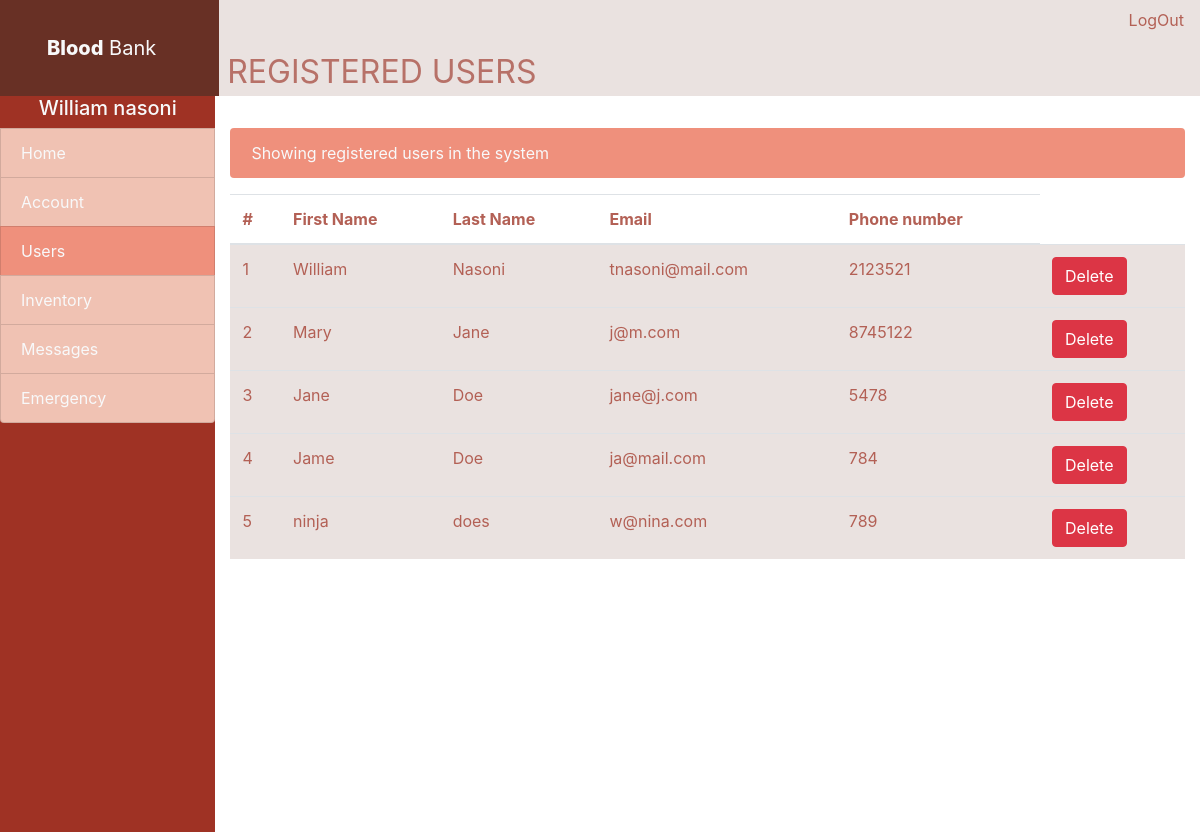
The app's page /views/?page=admin_users (signed in), older data.
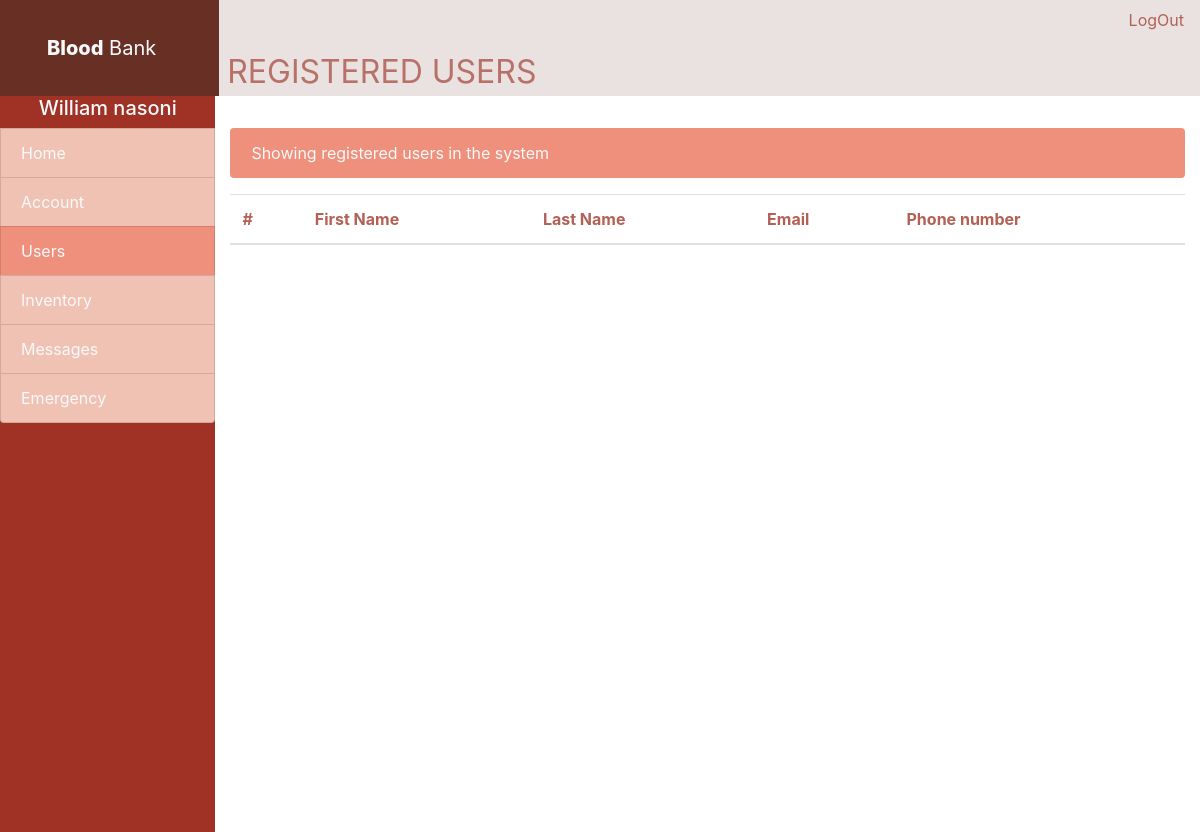
The same page, newer data.
### tables this page shows
CREATE TABLE `profiles` (
  `id` int(11) NOT NULL,
  `user_id` int(11) NOT NULL,
  `first_name` varchar(250) NOT NULL,
  `last_name` varchar(250) NOT NULL,
  `email` varchar(128) NOT NULL,
  `phone_number` varchar(16) NOT NULL,
  `gender` varchar(9) NOT NULL,
  `blood_group_id` int(1) NOT NULL,
  `region_id` int(1) NOT NULL
);

### functions/sessionHelper.php (called while the page is built, shortened)
<?php
class sessionHelper
{
    public static function getSession($key){
        if (isset($_SESSION[$key])){
            return $_SESSION[$key];
        }
    }
}

### model/db.php (called while the page is built, shortened)
<?php
class model
{
    public function __construct(){
        $host = 'localhost';
        $user = 'root';
        $pass = '';
        $db_name = 'bloodbank';
    }
}

### model/adminUsers.php (called while the page is built, shortened)
<?php
require_once "db.php";
class adminUsers extends model
{
    public function fetchUsers(){
            $sql = "select * from  `profiles`";
            if ($query = self::$mysqli->query($sql)){
                $result_data = array();
                while ($row = $query->fetch_array()){
                    $result_data[] = array(
                        'id' => $row["id"],
                        'fname' => $row["first_name"],
                        'lname' => $row["last_name"],
                        'email' => $row["email"],
                        'pnumber' => $row["phone_number"],
                    );
                }
                return json_encode($result_data);
            }else{
                echo "failed to fetch data";
            }
    }
}

### views/pages/admin/users.php (the view)
<?php
$users = new adminUsers();
$data = json_decode($users->fetchUsers(),true);
?>
<div class="pt-3">
    <p class="alert text-light nav-side-select">Showing registered users in the system</p>
    <table class="table">
        <thead>
        <tr>
            <th class='cus-color'>#</th>
            <th class='cus-color'>First Name</th>
            <th class='cus-color'>Last Name</th>
            <th class='cus-color'>Email</th>
            <th class='cus-color'>Phone number</th>
        </tr>
        </thead>
        <tbody class="white-grey">
        <?php
        $i= 1;
        foreach ($data as $user) {
            echo "<tr>";
            echo "<td class='cus-color'>$i</td>";
            echo "<td class='cus-color'>{$user['fname']}</td>";
            echo "<td class='cus-color'>{$user['lname']}</td>";
            echo "<td class='cus-color'>{$user['email']}</td>";
            echo "<td class='cus-color'>{$user['pnumber']}</td>";
            echo "<td><a class='btn btn-danger' href='../route/route.php?deleteUser=true&&user_id={$user['id']}'>Delete</a></td>";
            echo "</tr>";
            $i ++;
        }
        ?>
        </tbody>
    </table>
</div>

### views/components/head.php (shortened to what this page needs)
<!DOCTYPE html>
<html lang="en">
<head>
    <link rel="stylesheet" href="../css/bootstrap.min.css">
    <link rel="stylesheet" href="../css/main.css">
</head>
<body>
    <header>
      <nav class="d-flex">
          <div class="lf-nav bg-head d-flex justify-content-center align-items-center">
            <a class="navbar-brand text-light"><span class="bolder">Blood</span> Bank</a>
          </div>
          <div id="my-nav" class="bg-l d-flex justify-content-between">
                <p class="pt-5 pl-2 ti-color">
                    <?php
                    if($_GET['page']=='home' || $_GET['page']=='admin'){
                        echo ' ';
                    }elseif($_GET['page']=='group'){
                        echo "FIND BLOOD GROUP";
                    }elseif($_GET['page']=='profile'){
                        echo "PROFILE";
                    }elseif($_GET['page']=='account'){
                        echo "ACCOUNT";
                    }elseif($_GET['page']=='admin_accounts'){
                        echo "ADMIN ACCOUNTS";
                    }elseif($_GET['page']=='admin_users'){
                        echo "REGISTERED USERS";
                    }elseif($_GET['page']=='admin_inventory'){
                        echo "BLOOD INVENTORY";
                    }elseif($_GET['page']=='admin_emergency'){
                        echo "EMEGENCY LIST";
                    }elseif($_GET['page']=='admin_messages'){
                        echo "Messages";
                    }
                    ?>
                </p>
                <a class="nav-link cus-color" href="../route/route.php?logout=true" tabindex="-1">LogOut</a>
          </div>
      </nav>
    </header>

### views/index.php (shortened to what this page needs)
<?php
if (isset($_GET['page'])){
    $page = $_GET['page'];
}else{
    $page = '';
}
?>
<?php require_once "../functions/sessionHelper.php"?>
<?php require_once "../model/group.php"?>
<?php require_once "../model/adminUsers.php"?>
<?php
$sesHelper = new sessionHelper();
$sesHelper->isNotLogged();
?>
<?php include_once "./components/head.php"?>
<div class="main d-flex">
    <?php include_once "components/sidebar.php"?>
    <div class="container pt-3">
        <?php
        if (sessionHelper::getSession('admin')==1){
            switch ($page){
                case "admin_users":
                    include_once "pages/admin/users.php";
                    break;
            }
        }
        ?>
        </div>
    </div>
<?php include_once "./components/footer.php"?>

### views/components/sidebar.php
<div class="side-menu" id="">
    <div class="list-group">
        <a href="#" class="list-group-danger active text-center text-light">
            <?php
                echo "<h5>{$sesHelper->getSession('username')}</h5>";
            ?>
        </a>
        <?php
            if (sessionHelper::getSession('admin')==1){
                include "adminNav.php";
            }else{
                include "userNav.php";
            }
        ?>
    </div>
</div>

### views/components/adminNav.php
<a href="?page=admin" class="list-group-item list-group-item-action nav-side text-light  <?php if($page == "admin"){  echo "nav-side-select"; }?>">Home</a>
<a href="?page=admin_accounts" class="list-group-item list-group-item-action nav-side text-light  <?php if($page == "admin_accounts"){  echo "nav-side-select"; }?>">Account</a>
<a href="?page=admin_users" class="list-group-item list-group-item-action nav-side text-light  <?php if($page == "admin_users"){  echo "nav-side-select"; }?>">Users</a>
<a href="?page=admin_inventory" class="list-group-item list-group-item-action nav-side text-light  <?php if($page == "admin_inventory"){  echo "nav-side-select"; }?>">Inventory</a>
<a href="?page=admin_messages" class="list-group-item list-group-item-action nav-side text-light  <?php if($page == "admin_messages"){  echo "nav-side-select"; }?>">Messages</a>
<a href="?page=admin_emergency" class="list-group-item list-group-item-action nav-side text-light  <?php if($page == "admin_emergency"){  echo "nav-side-select"; }?>">Emergency</a>

### views/components/footer.php (shortened to what this page needs)
</body>
</html>

### css/main.css (style rules this page uses)
.main { height: 92vh; }
.side-menu { background-color: #9f3224; height: 100%; width: 22vw; }
.bg-head { background-color: #683025; width: 19%; }
nav { height: 6rem; width: 100%; }
.bolder { font-weight: 800; }
.bg-l { background-color: #eae2e0; width: 85%; }
.nav-side { background-color: #f0c2b3; }
.nav-side-select { background-color: #ef907c; }
.cus-color { color: #b36055; }
.ti-color { font-size: 2rem; color: #b77168; }
.white-grey { background-color: #eae2e0; }

Row changes from the older to the newer data that the page shows:
removed profiles: first_name "William", last_name "Nasoni", email "tnasoni@mail.com", phone_number "2123521"
removed profiles: first_name "Mary", last_name "Jane", email "j@m.com", phone_number "8745122"
removed profiles: first_name "Jane", last_name "Doe", email "jane@j.com", phone_number "5478"
removed profiles: first_name "Jame", last_name "Doe", email "ja@mail.com", phone_number "784"
removed profiles: first_name "ninja", last_name "does", email "w@nina.com", phone_number "789"
